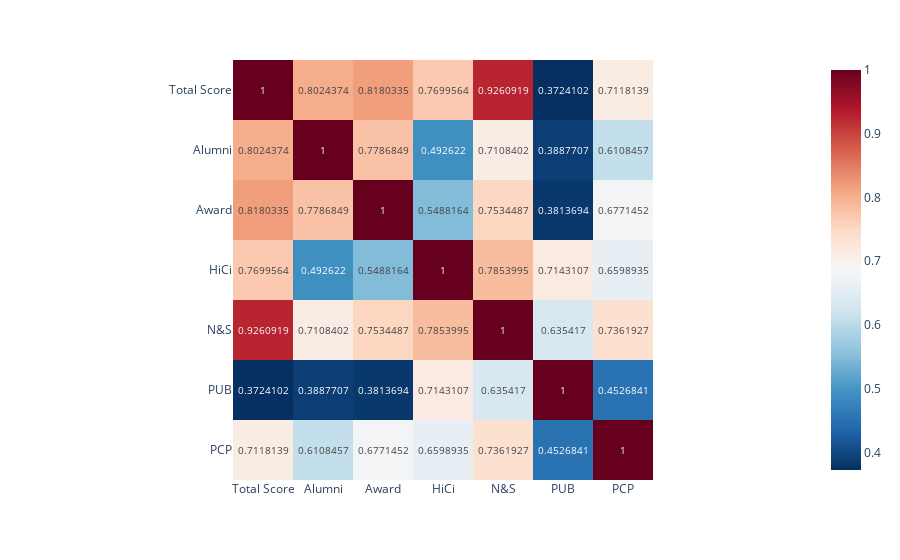

Notebook code for this chart:
### Code cell
##plotar correlação entre os seis fatores considerados usando plotly

fig = px.imshow(correlation,text_auto=True,color_continuous_scale='RdBu_r')
fig.show()

### Figure 1 — Plotly figure (JSON) as saved in the notebook; plotly's stock layout.template omitted (floating-point values rounded to 4 significant figures)
{"data": [{"coloraxis": "coloraxis", "hovertemplate": "x: %{x}<br>y: %{y}<br>color: %{z}<extra></extra>", "name": "0", "texttemplate": "%{z}", "type": "heatmap", "x": ["Total Score", "Alumni", "Award", "HiCi", "N&S", "PUB", "PCP"], "xaxis": "x", "y": ["Total Score", "Alumni", "Award", "HiCi", "N&S", "PUB", "PCP"], "yaxis": "y", "z": [[1, 0.8024, 0.818, 0.77, 0.9261, 0.3724, 0.7118], [0.8024, 1, 0.7787, 0.4926, 0.7108, 0.3888, 0.6108], [0.818, 0.7787, 1, 0.5488, 0.7534, 0.3814, 0.6771], [0.77, 0.4926, 0.5488, 1, 0.7854, 0.7143, 0.6599], [0.9261, 0.7108, 0.7534, 0.7854, 1, 0.6354, 0.7362], [0.3724, 0.3888, 0.3814, 0.7143, 0.6354, 1, 0.4527], [0.7118, 0.6108, 0.6771, 0.6599, 0.7362, 0.4527, 1]]}], "layout": {"coloraxis": {"colorscale": [[0, "rgb(5,48,97)"], [0.1, "rgb(33,102,172)"], [0.2, "rgb(67,147,195)"], [0.3, "rgb(146,197,222)"], [0.4, "rgb(209,229,240)"], [0.5, "rgb(247,247,247)"], [0.6, "rgb(253,219,199)"], [0.7, "rgb(244,165,130)"], [0.8, "rgb(214,96,77)"], [0.9, "rgb(178,24,43)"], [1, "rgb(103,0,31)"]]}, "margin": {"t": 60}, "xaxis": {"anchor": "y", "constrain": "domain", "domain": [0, 1], "scaleanchor": "y"}, "yaxis": {"anchor": "x", "autorange": "reversed", "constrain": "domain", "domain": [0, 1]}}}
